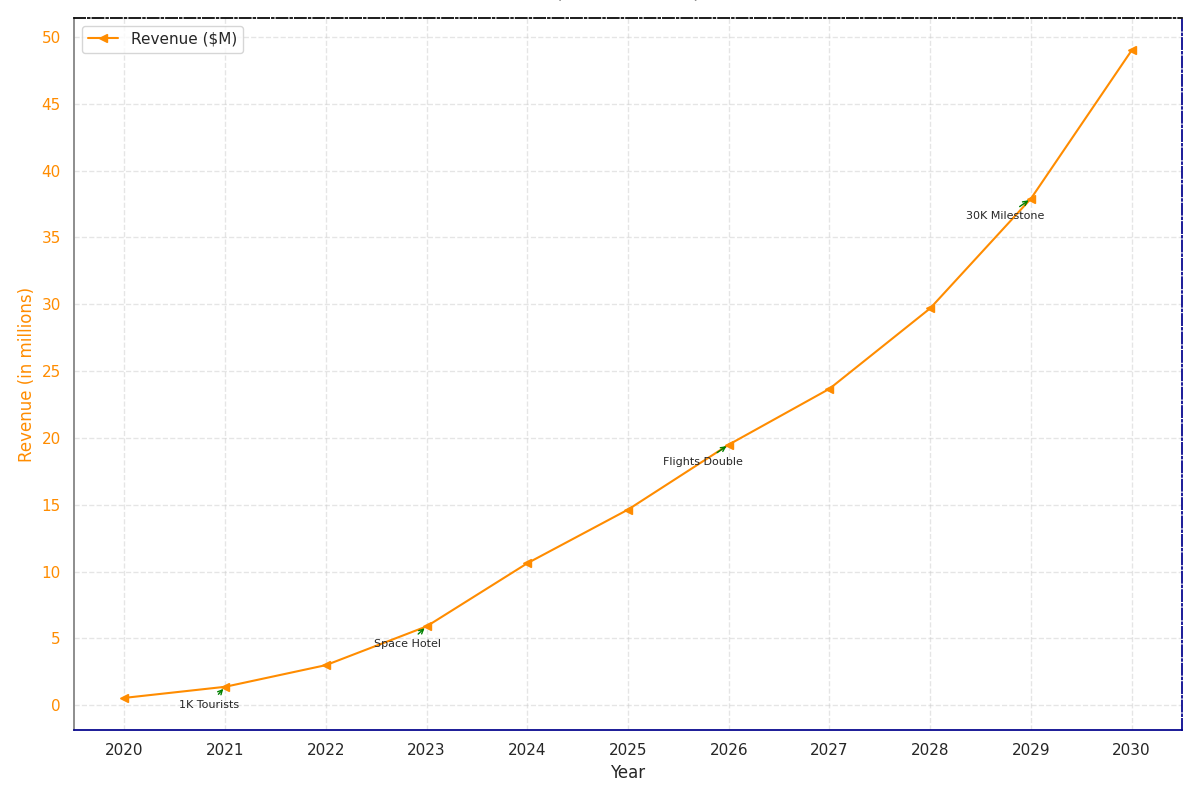

Generate this figure with Python:
import matplotlib.pyplot as plt
import numpy as np

years = np.arange(2020, 2031)
space_tourists = np.array([0.5, 1.2, 2.5, 5.0, 8.5, 12.0, 15.0, 18.5, 22.0, 28.5, 35.0])
revenue_per_tourist = 1.0
space_revenue = space_tourists * revenue_per_tourist * (1.0 + np.array([0.1, 0.15, 0.2, 0.18, 0.25, 0.22, 0.3, 0.28, 0.35, 0.33, 0.4]))

sorted_indices = np.argsort(space_revenue)
sorted_years = years[sorted_indices]
sorted_space_tourists = space_tourists[sorted_indices]
sorted_space_revenue = space_revenue[sorted_indices]

fig, ax = plt.subplots(figsize=(12, 8))

# Randomly altering marker type and line styles
marker_types = ['o', 's', 'D', '<']
line_styles = ['-', '--', '-.', ':']
ax.plot(sorted_years, sorted_space_revenue, marker=np.random.choice(marker_types), linestyle=np.random.choice(line_styles), color='darkorange', label='Revenue ($M)')

ax.set_xlabel("Year", fontsize=12)
ax.set_ylabel("Revenue (in millions)", fontsize=12, color='darkorange')
ax.tick_params(axis='y', labelcolor='darkorange')

milestones = {2021: "1K Tourists", 2023: "Space Hotel", 2026: "Flights Double", 2029: "30K Milestone"}
for year, label in milestones.items():
    idx = np.where(sorted_years == year)[0]
    if idx.size > 0:
        ax.annotate(label, (sorted_years[idx[0]], sorted_space_revenue[idx[0]]), textcoords="offset points", xytext=(10, -15), ha='right', fontsize=8, arrowprops=dict(arrowstyle='->', color='green'))

# Altering grid style
ax.grid(True, linestyle=np.random.choice(['--', '-.', ':']), alpha=0.5)

# Modifying the border color and style
for spine in ax.spines.values():
    spine.set_edgecolor(np.random.choice(['black', 'grey', 'darkblue', 'teal']))
    spine.set_linestyle(np.random.choice(['-', '--', '-.', ':']))

ax.set_xticks(sorted_years)
ax.set_yticks(np.arange(0, max(sorted_space_revenue) + 5, 5))

fig.tight_layout()
ax.legend(loc='upper left')
plt.title("Randomized Revenue from Space Tourism\n(2020 to 2030)", fontsize=14, fontweight='medium', pad=15)
plt.show()
